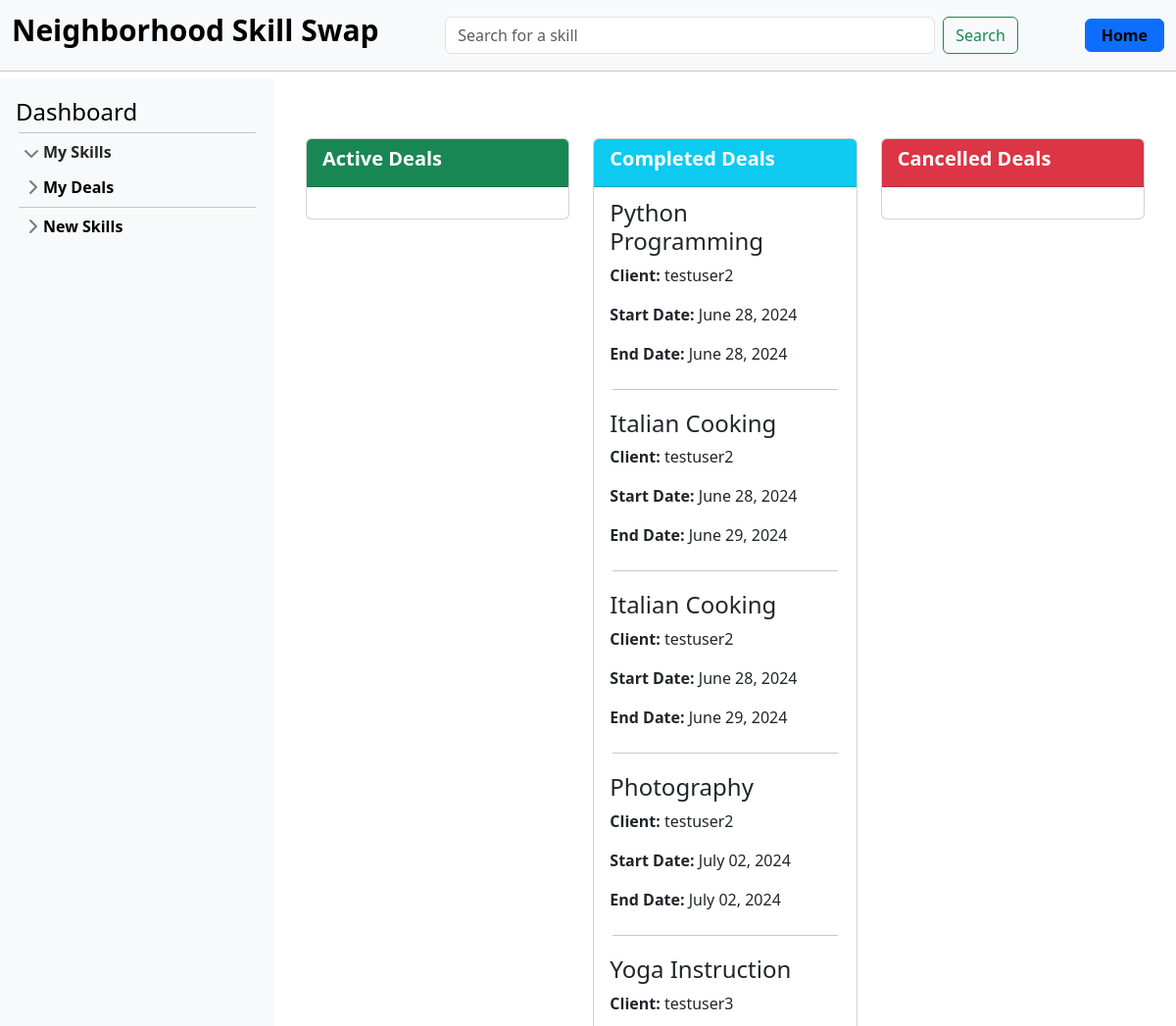
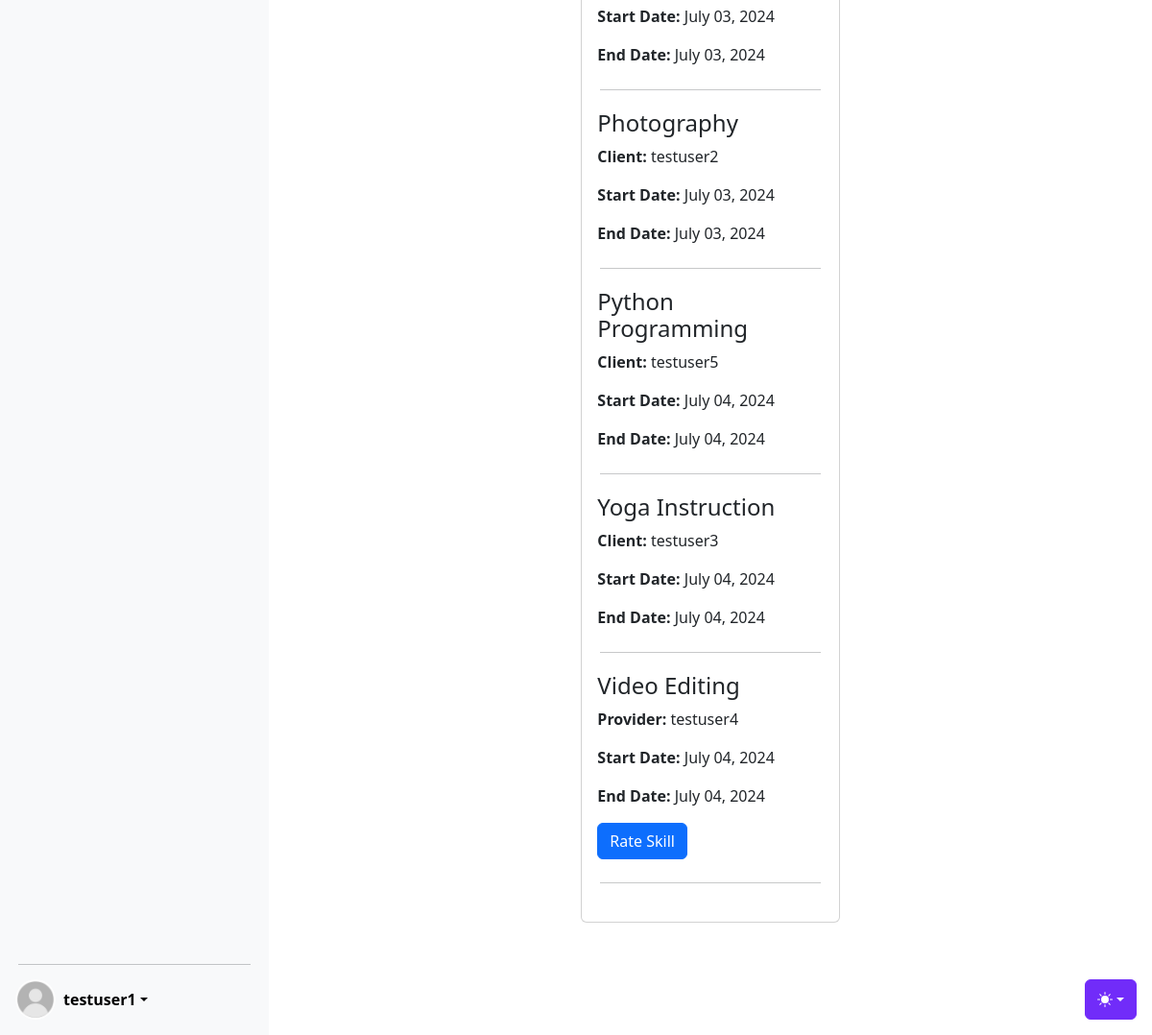
Before: /skills/deals/ (signed in) with the older database file (2 pictures, top to bottom).
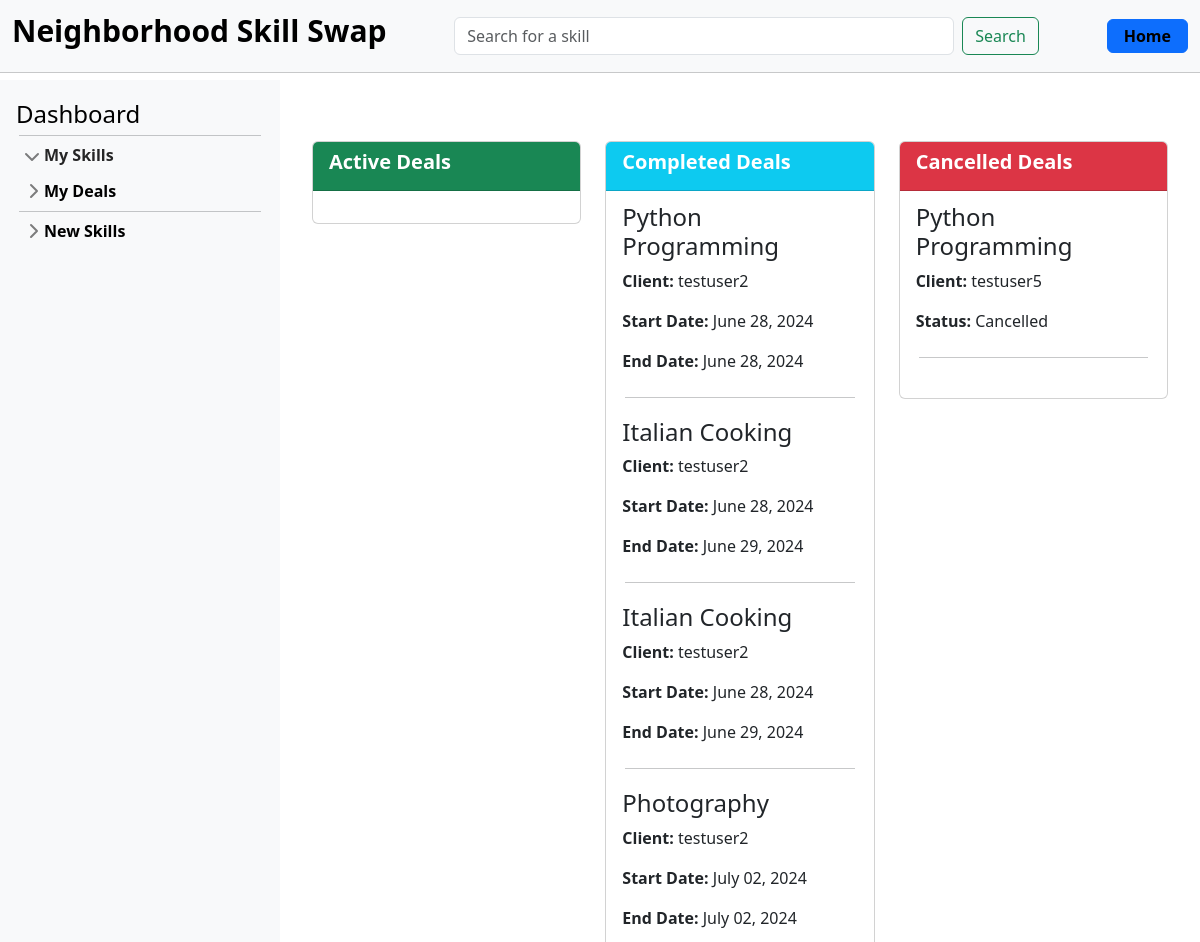
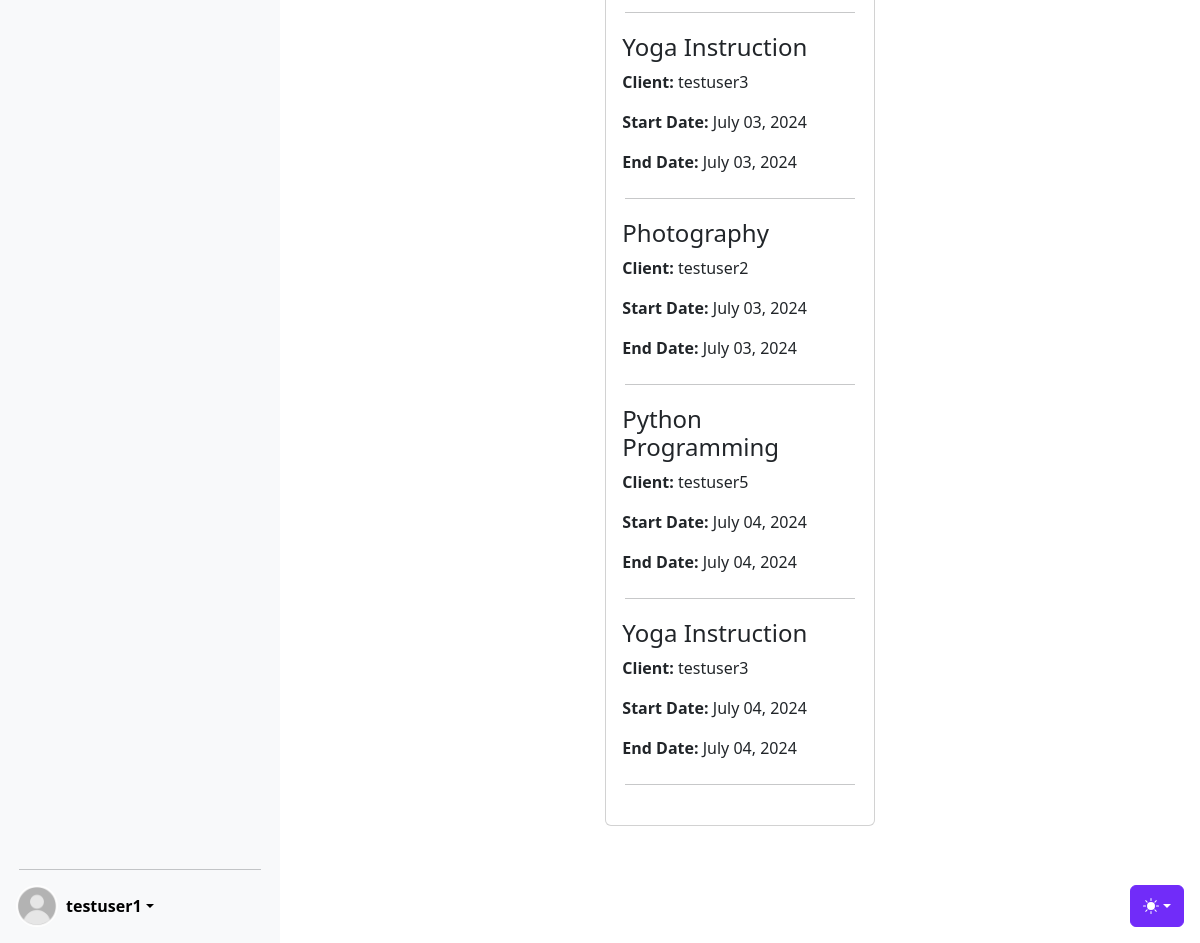
After: the same page with the newer database file (2 pictures, top to bottom).
### skills/models.py (models this page shows, shortened)
class SkillDeal(models.Model):
    PENDING = "pending"
    ACTIVE = "active"
    COMPLETED = "completed"
    CANCELLED = "cancelled"
    STATUS_CHOICES = [
        (PENDING, "Pending"),
        (ACTIVE, "Active"),
        (COMPLETED, "Completed"),
        (CANCELLED, "Cancelled"),
    ]
    skill = models.ForeignKey(Skill, on_delete=models.CASCADE)
    owner = models.ForeignKey(
        settings.AUTH_USER_MODEL, on_delete=models.CASCADE, related_name="owner"
    )
    provider = models.ForeignKey(
        settings.AUTH_USER_MODEL, on_delete=models.CASCADE, related_name="requester"
    )
    status = models.CharField(max_length=20, choices=STATUS_CHOICES, default=PENDING)
    created_at = models.DateTimeField(auto_now_add=True)
    start_date = models.DateTimeField(null=True, blank=True)
    end_date = models.DateTimeField(null=True, blank=True)

class Skill(models.Model):
    name = models.CharField(max_length=100, blank=False)
    level = models.CharField(max_length=20, blank=False)
    description = models.TextField()
    owner = models.ForeignKey(settings.AUTH_USER_MODEL, on_delete=models.CASCADE)
    category = models.ForeignKey(Category, on_delete=models.CASCADE)
    date = models.DateTimeField(auto_now_add=True)
    skill_type = models.CharField(max_length=20, blank=False)
    rating = models.FloatField(default=5.0)

### accounts/models.py (models this page shows, shortened)
class CustomUser(AbstractUser):
    age = models.PositiveIntegerField(null=True, blank=True)

### skills/views_deals.py (the view)
# urls.py: path("deals/", SkillDealListView.as_view(), name="skill_deal_list"),
class SkillDealListView(LoginRequiredMixin, ListView):
    model = SkillDeal
    template_name = "skills/skill_deal_list.html"
    context_object_name = "my_deals"
    def get_queryset(self):
        user = self.request.user
        filter_type = self.kwargs.get("filter_type", "all")
        if filter_type == "provided":
            queryset = SkillDeal.objects.filter(provider=user)
        elif filter_type == "requested":
            queryset = SkillDeal.objects.filter(owner=user)
        else:
            queryset = SkillDeal.objects.filter(Q(provider=user) | Q(owner=user))
        reviewed_skills = Review.objects.filter(owner=user).values_list(
            "skill_id", flat=True
        )
        queryset = queryset.exclude(
            Q(status=SkillDeal.COMPLETED) & Q(skill_id__in=reviewed_skills)
        )
        return queryset
    def get_context_data(self, **kwargs):
        context = super().get_context_data(**kwargs)
        context["filter_type"] = self.kwargs.get("filter_type", "all")
        return context

### templates/skills/skill_deal_list.html (shortened to what this page needs)
{% extends "base.html" %}
{% block content %}
<div class="container mt-4">
    <div class="row">
        <div class="col-md-4 mb-4">
            <div class="card">
                <div class="card-header bg-success text-white">
                    <h5 class="card-title">Active Deals</h5>
                </div>
                <div class="card-body">
                </div>
            </div>
        </div>
        <div class="col-md-4 mb-4">
            <div class="card">
                <div class="card-header bg-info text-white">
                    <h5 class="card-title">Completed Deals</h5>
                </div>
                <div class="card-body">
                    {% for deal in my_deals %}
                        {% if deal.status == 'completed' %}
                        <div class="mb-3">
                            <h4 class="card-subtitle mb-2">{{ deal.skill.name }}</h4>
                            {% if deal.provider != request.user %}
                            <p class="card-text"><strong>Provider:</strong> {{ deal.provider.username }}</p>
                            {% endif %}
                            {% if deal.owner != request.user %}
                            <p class="card-text"><strong>Client:</strong> {{ deal.owner.username }}</p>
                            {% endif %}
                            <p class="card-text"><strong>Start Date:</strong> {{ deal.start_date|date:"F d, Y" }}</p>
                            <p class="card-text"><strong>End Date:</strong> {{ deal.end_date|date:"F d, Y" }}</p>
                            {% if deal.provider != request.user %}
                            <a href="{% url 'skill_review' pk=deal.skill.pk %}" class="btn btn-primary">Rate Skill</a>
                            {% endif %}
                        </div>
                        <hr class="my-4">
                    {% endif %}
                    {% empty %}
                    <p>No completed deals to review.</p>
                    {% endfor %}
                </div>
            </div>
        </div>
        <div class="col-md-4 mb-4">
            <div class="card">
                <div class="card-header bg-danger text-white">
                    <h5 class="card-title">Cancelled Deals</h5>
                </div>
                <div class="card-body">
                    {% for deal in my_deals %}
                    {% if deal.status == 'cancelled' %}
                    <div class="mb-3">
                        <h4 class="card-subtitle mb-2">{{ deal.skill.name }}</h4>
                        {% if deal.owner != request.user %}
                        <p class="card-text"><strong>Client:</strong> {{ deal.owner.username }}</p>
                        {% endif %}
                        <p class="card-text"><strong>Status:</strong> {{ deal.get_status_display }}</p>
                    </div>
                    <hr class="my-4">
                    {% endif %}
                    {% empty %}
                    <p>No cancelled deals found.</p>
                    {% endfor %}
                </div>
            </div>
        </div>
    </div>
</div>
{% endblock %}

Changed rows visible on the page:
no longer on this page (row unchanged): SkillDeal: skill.name "Video Editing", provider.username "testuser4", start_date "July 04, 2024", end_date "July 04, 2024", shows "Rate Skill", shown under "Completed Deals"
now on this page (row edited): SkillDeal: skill.name "Python Programming", owner.username "testuser5", status "Cancelled", shown under "Cancelled Deals"
